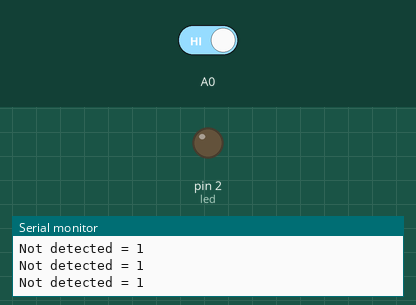
Bench run of a sketch on a simulated Arduino Uno, built with avr-gcc and run on an emulated ATmega328P. Parts: output pins drawn as LEDs (lit = HIGH), the last lines printed to the serial monitor. The inputs (shaded band) are chosen by the test bench; at power-on: A0 HIGH.

Above: at 1.4 s.
1.5 s: A0 driven LOW
At 1.9 s:
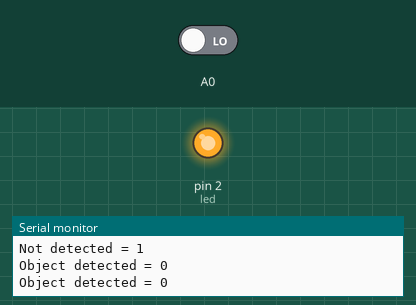
3.0 s: A0 driven HIGH
At 4.3 s:
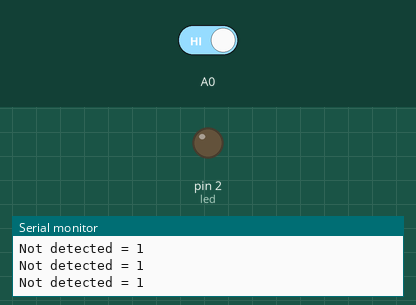
Timing chart, 0 to 6.0 s (numbered marks = the images above; inputs shaded):
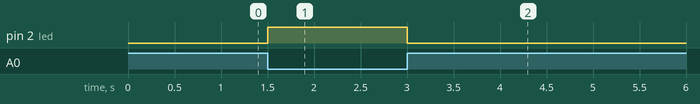

The sketch:

irSensor.ino
```cpp
int led = 2 ;
void setup() {
 pinMode (A0 , INPUT);
 pinMode (led , OUTPUT);
 Serial.begin(9600);
}
void loop() {
 int IR;
 IR = digitalRead(A0);
 if (IR == 0)
 {
 Serial.print("Object detected = ");
 Serial.println (IR);
 digitalWrite(led , HIGH);
 }
 else {
 Serial.print("Not detected = ");
 Serial.println (IR);
 digitalWrite(led , LOW);
 }
 delay(300);
}
```

Measured:
- after the input at 1.5 s, pin 2 (led): LOW → HIGH at once
- after the input at 3.0 s, pin 2 (led): HIGH → LOW at once
